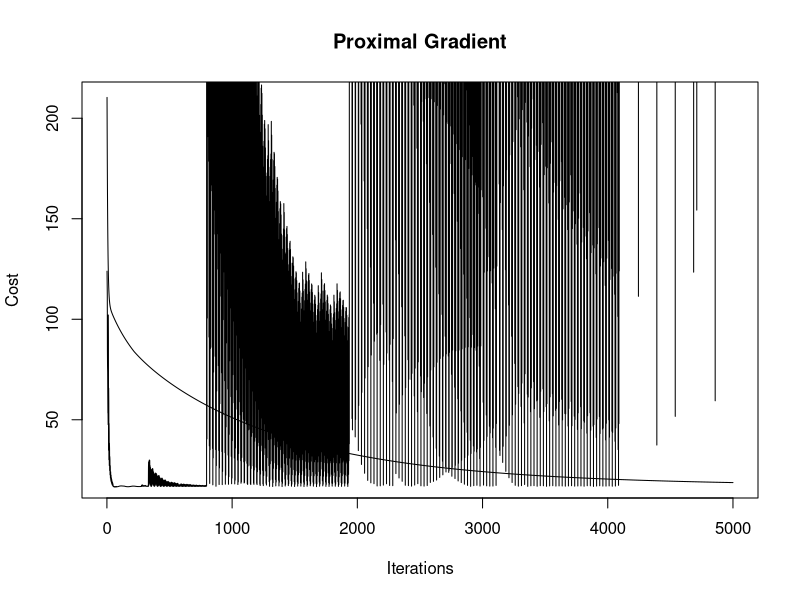

Here is the R script that generated this plot:
# More details for this algorithm 
# See: http://www.stat.cmu.edu/~ryantibs/convexopt-S15/

soft_thresholding <- function(betas, lambda){
  betas[which(betas > lambda)] = betas[which(betas > lambda)] - lambda
  betas[which(betas < -lambda)] = betas[which(betas < -lambda)] + lambda
  
  betas[which(abs(betas) <= lambda)] = 0
  
  return(betas)
}

cost_fn <- function(X, y, betas, lambda){
  return((1/2)*crossprod(y - X %*% betas, y - X %*% betas) + lambda*sum(abs(betas[2:length(betas)])))  
}

prox_map <- function(betas, t){
  return(soft_thresholding(betas, t))
}

prox_lasso <- function(X, y, lambda, learning_rate = 0.001, max_iter=10000, thres=1e-8){
  monitor_cost = c()
  betas = rnorm(ncol(X),sd=5)/sum(sum(X))
  prev_value = 0
  #browser()
  next_value = cost_fn(X, y, betas, lambda)
  monitor_cost = c(monitor_cost, next_value)
  count_loop = 1
  while(count_loop < max_iter){
    #update beta
    betas = prox_map(betas + learning_rate*crossprod(X, y - X%*%betas), learning_rate*lambda)
    prev_value = next_value
    next_value = cost_fn(X, y, betas, lambda)
    
    monitor_cost = c(monitor_cost, next_value)
    
    if(abs(next_value - prev_value) < thres){
      break
    }
    #learning_rate = learning_rate/sqrt(count_loop)
    count_loop = count_loop + 1
    
    
  }
  
  return(list('beta'=betas,'monitor'=monitor_cost))
}


backtracking_line_search <- function(X,y, v, beta, lambda){
  t = 1
  xp = prox_map(v + t*crossprod(X, y - X%*%v), t*lambda)
  
  g_x = cost_fn(X, y, xp, lambda)
  g_v = cost_fn(X, y, v, lambda)
  s = -t(crossprod(X, y - X %*% v)) %*% (xp - v) + 1/(2*t)*crossprod(xp - v, xp - v)
  
  while(g_x > (g_v+s)){
    t = beta*t
    xp = prox_map(v + t*crossprod(X, y - X%*%v), t*lambda)
    g_x = cost_fn(X, y, xp, lambda)
    s = -t(crossprod(X, y - X %*% v)) %*% (xp - v) + 1/(2*t)*crossprod(xp - v, xp - v)
  }
  
  return(t)
}

NAG_prox_lasso <- function(X, y, lambda, max_iter=10000, thres=1e-7){
  betas = rnorm(ncol(X))
  count_loop = 1
  v = betas
  prev_beta_0 = betas
  prev_beta_1 = betas
  prev_value = 0
  next_value = cost_fn(X, y, betas, lambda)
  monitor_cost = c()
  keep_min = betas
  
  while(count_loop < max_iter){
    v = prev_beta_1 + (count_loop-2)/(count_loop+1)*(prev_beta_1 - prev_beta_0)
    t = backtracking_line_search(X, y, v, 0.9, lambda)
    betas = prox_map(v + t*crossprod(X, y - X%*%betas), t*lambda)
    prev_beta_0 = prev_beta_1
    prev_beta_1 = betas
    v = cost_fn(X, y, keep_min, lambda)
    prev_value = next_value
    next_value = cost_fn(X, y, betas, lambda)
    monitor_cost = c(monitor_cost, next_value)
    
    if(next_value < v){
      keep_min = betas
    }
    
    count_loop = count_loop + 1
  }
  
  return(list('beta'=keep_min,'monitor'=monitor_cost))
}
  
#Test case
set.seed(1)
X = cbind(floor(runif(5, 1, 5)), floor(runif(5, 1, 5)))
y = floor(runif(5, 1, 20))
X = cbind(rep(1,5),X) # adding interpret
ret = prox_lasso(X,y,0.6)
n_iter = length(ret$monitor)
plot(1:5000, ret$monitor[1:5000], type = "l", main = "Proximal Gradient", xlab = "Iterations", ylab = "Cost")
rr = NAG_prox_lasso(X,y,0.6)
points(1:5000, rr$monitor[1:5000], type = "l")
